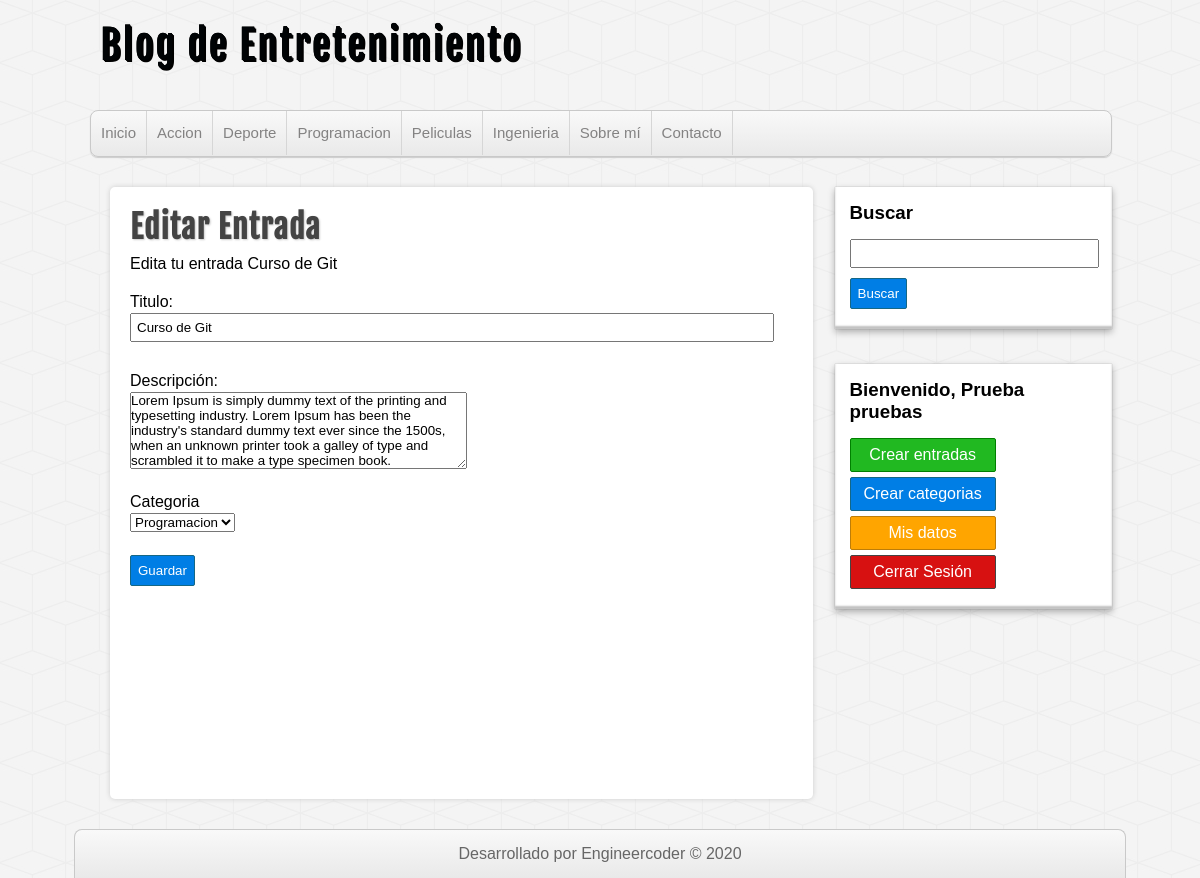
/editar-entrada.php?id=6 (signed in), run on the app's committed database.
### tables this page shows
CREATE TABLE `categorias` (
  `id` int(255) NOT NULL AUTO_INCREMENT,
  `nombre` varchar(100) DEFAULT NULL,
  PRIMARY KEY (`id`)
);

CREATE TABLE `entradas` (
  `id` int(255) NOT NULL AUTO_INCREMENT,
  `usuario_id` int(255) NOT NULL,
  `categoria_id` int(255) NOT NULL,
  `titulo` varchar(255) NOT NULL,
  `descripcion` mediumtext DEFAULT NULL,
  `fecha` date NOT NULL,
  PRIMARY KEY (`id`),
  KEY `fk_entrada_usuario` (`usuario_id`),
  KEY `fk_entrada_categoria` (`categoria_id`),
  CONSTRAINT `fk_entrada_categoria` FOREIGN KEY (`categoria_id`) REFERENCES `categorias` (`id`),
  CONSTRAINT `fk_entrada_usuario` FOREIGN KEY (`usuario_id`) REFERENCES `usuarios` (`id`)
);

### includes/helpers.php (called while the page is built, shortened)
<?php
function conseguirCategorias($conexion){
    $sql = "SELECT * FROM categorias ORDER BY id ASC";
    $categorias = mysqli_query($conexion, $sql);
    $resultado = array();
    if($categorias && mysqli_num_rows($categorias) >= 1){
        $resultado = $categorias;
    }
    return $resultado;
}
function conseguirEntrada($conexion, $id){
    $sql = "SELECT e.*, c.nombre AS 'categoria', CONCAT(u.nombre,' ',u.apellidos) AS usuario FROM entradas AS e INNER JOIN categorias AS c ON
    e.categoria_id = c.id INNER JOIN usuarios AS u ON e.usuario_id = u.id  WHERE e.id = $id;";
    $entrada = mysqli_query($conexion, $sql);
    $resultado = array();
    if($entrada && mysqli_num_rows($entrada) >= 1){
        $resultado = mysqli_fetch_assoc($entrada);
    }
    return $resultado;
}
?>

### editar-entrada.php (the view, shortened to what this page needs)
<?php require_once 'includes/cabecera.php'; ?>
<?php
    $id = $_GET['id'];
    $entrada_actual = conseguirEntrada($db, $id);
?>
<?php require_once 'includes/lateral.php'; ?>
<div id="principal">
    <h1>Editar Entrada</h1>
    <p>
       Edita tu entrada <?=$entrada_actual['titulo'] ?>
    </p>
    <br>
    <form action="guardar-entrada.php?editar=<?=$entrada_actual['id']?>" method="POST">
        <label for="titulo">Titulo:</label>
        <input type="text" name="titulo" value="<?=$entrada_actual['titulo'] ?>">
        <br/>
        <label for="descripcion">Descripción:</label>
        <textarea name="descripcion" id="" cols="40" rows="5"><?=$entrada_actual['descripcion'] ?></textarea>
        <br/><br/>
        <label for="categoria">Categoria</label>
        <select name="categoria" id="">
            <?php $categorias = conseguirCategorias($db);
                if(!empty($categorias)):
                    while($categoria = mysqli_fetch_assoc($categorias)) :
            ?>
                <option value="<?=$categoria['id'];?>"<?=($categoria['id'] == $entrada_actual['categoria_id']) ? 'selected = selected' : '' ?> >
                    <?=$categoria['nombre']; ?>
                </option>
            <?php
                    endwhile;
                endif;
            ?>
        </select>
        <br/><br/>
        <input type="submit" value="Guardar">
    </form>
</div>
<?php require_once 'includes/footer.php'; ?>

### includes/cabecera.php (shortened to what this page needs)
<?php require_once 'conexion.php'; ?>
<?php require_once 'includes/helpers.php'; ?>
<!DOCTYPE html>
<html lang="es">
<head>
    <link rel="stylesheet" href="assets/css/style.css">
</head>
<body>
    <header id="cabecera">
        <div id="logo">
            <a href="index.php">
                Blog de Entretenimiento
            </a>
        </div>
        <nav id="menu">
            <ul>
                <li>
                    <a href="index.php">Inicio</a>
                </li>
                <?php
                    $categorias = conseguirCategorias($db);
                    if(!empty($categorias)) :
                         while ($categoria = mysqli_fetch_assoc($categorias)) :
                ?>
                            <li>
                                <a href="categoria.php?id=<?=$categoria['id']; ?>"><?=$categoria['nombre']; ?></a>
                            </li>
                <?php
                    endwhile;
                    endif;
                ?>
                <li>
                    <a href="index.php">Sobre mí</a>
                </li>
                <li>
                    <a href="index.php">Contacto</a>
                </li>
            </ul>
        </nav>
    </header>
    <div id="contenedor">

### assets/css/style.css (style rules this page uses)
* { margin: 0px; padding: 0px; font-family: sans-serif, Helvetica, Arial; text-decoration: none; }
body { background: url(../img/cubes.png) #F4F4F4; }
#cabecera { width: 85%; height: auto; background: transparent; margin: 0px auto; }
#logo { float:left; width: 540px; height: 110px; }
#logo a { font-family: "fajala", Helvetica; font-size: 40px; letter-spacing: 2px; color: rgb(0, 3, 5); text-shadow: 0px 0px 0px black, 1px 1px 0px black, 2px 2px 0px black; transition: all 500ms; line-height: 90px; margin-left: 10px; }
#menu { clear: both; width: 100%; height: 45px; background: linear-gradient(to bottom, #f9f9f9 0px, #e9e9e9 100%); border: 1px solid #C9C9C9; border-radius: 8px; box-shadow: 0px 1px 1px #ccc; overflow: hidden; }
#menu ul { list-style: none; }
#menu ul li { float: left; line-height: 44px; border-right: 1px solid #D6D6D6; }
#menu ul li a { display: block; padding-left: 10px; padding-right: 10px; font-size: 15px; color: #838282; }
#contenedor { width: 85%; height: auto; margin: 0px auto; margin-top: 30px; margin-bottom: 30px; }
label, input[type="text"], input[type="email"], input[type="password"] { display: block; width: 95%; margin-top:2px; margin-bottom: 2px; }
input[type="text"], input[type="email"], input[type="password"] { padding: 5px; margin-bottom: 10px; }
input[type="button"], input[type="submit"], .boton { margin-top: 5px; margin-bottom: 5px; display: block; border-radius: 2px; color:white; background: #007ee5; border: 1px solid #156785; cursor:pointer; padding: 7px; }
#principal { float: left; width: 65%; min-height: 572px; background:white; border-radius: 5px; box-shadow: 0px 0px 5px #ccc; margin-left: 20px; padding: 20px; overflow: hidden; }
#principal h1 { font-size: 32px; color: #444; letter-spacing: 1px; text-shadow: 1px 1px 2px #ccc; font-family: "fajala"; }
#principal p { margin-top: 8px; }

### data on the page
categorias: nombre "Accion"
categorias: nombre "Deporte"
categorias: nombre "Programacion"
categorias: nombre "Peliculas"
categorias: nombre "Ingenieria"
entradas: titulo "Curso de Git", descripcion "Lorem Ipsum is simply dummy text of the printing and typesetting industry. Lorem Ipsum has been the industry's standard dummy text ever since the 1500s, when an unknown printer took a galley of type and scrambled it to make a type specimen book.", categoria "Programacion"

### other printed values
$_SESSION['usuario']['nombre'] "Prueba"
$_SESSION['usuario']['apellidos'] "pruebas"
